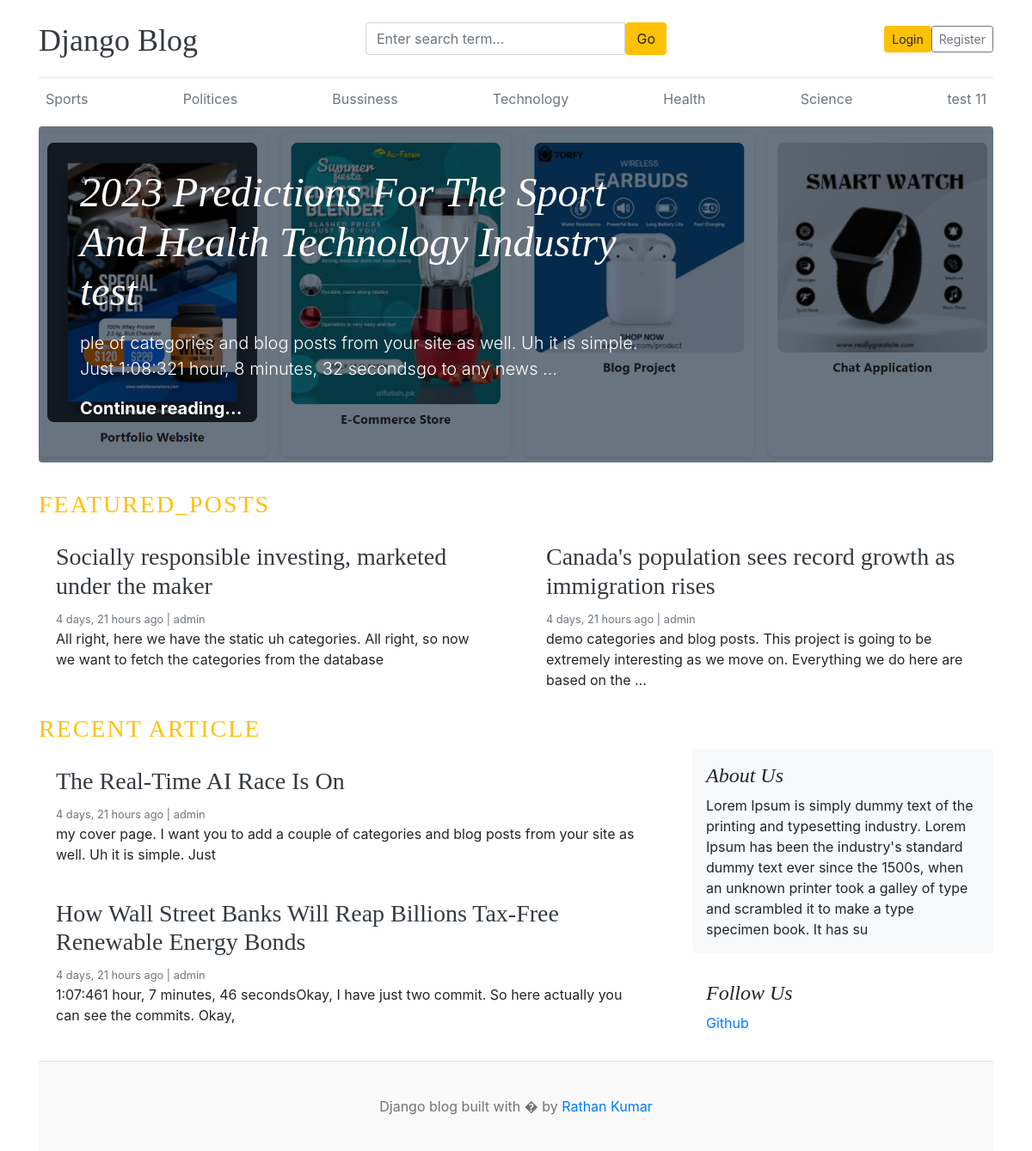
The page / on the database its author committed.
### blogs/models.py (models this page shows, shortened)
class Category(models.Model):
    category_name = models.CharField(max_length=50, unique=True)
    created_at = models.DateTimeField(auto_now_add=True)
    updated_at = models.DateTimeField(auto_now=True)
    class Meta:
        verbose_name_plural ="categoies"

class Blog(models.Model):
    title = models.CharField(max_length=100)
    slug = models.SlugField(max_length=120, unique=True)
    category = models.ForeignKey(Category,on_delete=models.CASCADE)
    author = models.ForeignKey(User, on_delete=models.CASCADE)
    featured_image = models.ImageField(upload_to='uploads/%y/%m%d')
    short_description = models.TextField(max_length=500)
    blog_body = models.TextField(max_length=2000)
    status = models.IntegerField(choices=STATUS_CHOIES, default=0)
    is_featured = models.BooleanField(default=False)
    created_at = models.DateTimeField(auto_now_add=True)
    updated_at = models.DateTimeField(auto_now=True)

### assignments/models.py (models this page shows, shortened)
class About(models.Model):
    about_heading = models.CharField(max_length=25)
    about_description = models.TextField(max_length=255)
    created_at = models.DateTimeField(auto_now_add=True)
    updated_at = models.DateTimeField(auto_now=True)
    class Meta:
        verbose_name_plural = 'About'

class SocialLink(models.Model):
    platform = models.CharField(max_length=25)
    link = models.URLField(max_length=100)
    created_at = models.DateTimeField(auto_now_add=True)
    updated_at = models.DateTimeField(auto_now=True)

### blog_main/views.py (the view)
# urls.py: 2. Add a URL to urlpatterns:  path('', views.home, name='home')
def home(request):
    featured_posts = Blog.objects.filter(is_featured=True).order_by('-updated_at')
    normal_posts = Blog.objects.filter(is_featured=False).order_by('-created_at')
    try:
        about = About.objects.get()
    except:
        about = None
    context = {
        'featured_posts': featured_posts,
        'posts': normal_posts,
        'about': about,
    }
    return render(request, 'home.html', context)

### blogs/context_processors.py (called while the page is built)
def get_categories(request):
    categories = Category.objects.all()
    return dict(categories=categories)

def get_social_links(request):
    social_links = SocialLink.objects.all()
    return dict(social_links=social_links)

### templates/home.html
{% extends 'base.html' %}
{% block content %}
    {% for post in featured_posts %}
    {% if forloop.first %}
    <div class="jumbotron p-3 p-md-5 text-white rounded bg-dark"
      style="background-image: url('{{ post.featured_image }}');background-blend-mode: overlay;background-size:cover;">
      <div class="col-md-8 px-0">
        <h1 class="display-4 font-italic">{{ post.title }}</h1>
        <p class="lead my-3">{{ post.short_description | truncatewords:25 }}</p>
        <p class="lead mb-0"><a href="{% url 'blogs' post.slug %}" class="text-white font-weight-bold">Continue reading...</a></p>
      </div>
    </div>
    {% endif %}
    {% endfor %}
    <h3 class="text-uppercase text-warning" style="letter-spacing: 2px;">Featured_posts</h3>
    <div class="row mb-2">
      {% for post in featured_posts %}
      {% if not forloop.first %}
      <div class="col-md-6">
        <div class="card border-0">
          <div class="card-body">
            <h3><a href="{% url 'blogs' post.slug %}" class="text-dark">{{ post.title }}</a></h3>
            <small class="mb-1 text-muted">{{ post.created_at | timesince }} ago | {{ post.author }}</small>
            <p class="card-text">{{ post.short_description | truncatewords:25 }}</p>
          </div>
        </div>
      </div>
      {% endif %}
      {% endfor %}
    </div>
    <h3 class="text-uppercase text-warning" style="letter-spacing: 2px;">Recent Article</h3>
    <main role="main" class="container p-0">
      <div class="row">
        <div class="col-md-8 blog-main">
          {% for post in posts %}
            <div class="card border-0">
              <div class="card-body">
                <h3><a href="{% url 'blogs' post.slug %}" class="text-dark">{{ post.title }}</a></h3>
                <small class="mb-1 text-muted">{{ post.created_at | timesince }} ago | {{ post.author }}</small>
                <p class="card-text">{{ post.short_description | truncatewords:25 }}</p>
              </div>
            </div>
            {% endfor %}
        </div>
        <aside class="col-md-4 blog-sidebar">
          <div class="p-3 mb-3 bg-light rounded">
            <h4 class="font-italic">{{ about.about_heading }}</h4>
            <p class="mb-0">{{ about.about_description }}</p>
          </div>
          {% if social_links %}
          <div class="p-3">
            <h4 class="font-italic">Follow Us</h4>
            <ol class="list-unstyled">
              {% for i in social_links %}
              <li><a href="{{ i.link }}" target="_blank">{{i.platform}}</a></li>
              {% endfor %}
            </ol>
          </div>
          {% endif %}
  </div>
 {% endblock %}

### templates/base.html (shortened to what this page needs)
{% load static %}
<!DOCTYPE html>
<html lang="en">
<head>
    <link href="https://getbootstrap.com/docs/4.0/dist/css/bootstrap.min.css" rel="stylesheet">
    <link href="{% static 'css/blog.css' %}" rel="stylesheet">
    <link rel="stylesheet" href="https://cdnjs.cloudflare.com/ajax/libs/font-awesome/4.7.0/css/font-awesome.min.css">
</head>
<body>
    <div class="container">
        <header class="blog-header py-3">
            <div class="row flex-nowrap justify-content-between align-items-center">
                <div class="col-4 pt-1">
                    <a class="blog-header-logo text-dark" href="/">Django Blog</a>
                </div>
                <div class="col-4">
                    <form action="{% url 'search' %}" method="GET">
                        <div class="input-group">
                            <input type="text" name="keyword" value="{{ keyword }}" class="form-control"
                                placeholder="Enter search term..." aria-label="Enter search">
                            <button class="btn btn-warning" id="button-search" type="submit">Go</button>
                        </div>
                    </form>
                </div>
                <div class="col-4 d-flex justify-content-end align-items-center">
                    {% if user.is_authenticated %}
                    <a class="btn btn-sm  me-2" href="{% url 'dashboard' %}">Dashboard</a>
                    <form action="{% url 'logout' %}" method="post" style="display:inline;">
                        {% csrf_token %}
                        <button type="submit" class="btn btn-sm">Logout</button>
                    </form>
                    {% else %}
                    <a class="btn btn-sm btn-warning" href="{% url 'login' %}">Login</a>
                    <a class="btn btn-sm btn-outline-secondary" href="{% url 'register' %}">Register</a>
                    {% endif %}
                </div>
            </div>
        </header>
        <div class="nav-scroller py-1 mb-2">
            <nav class="nav d-flex justify-content-between">
                {% for cat in categories %}
                <a class="p-2 text-muted" href="{% url 'posts_by_category' cat.id %}">{{ cat.category_name }}</a>
                {% endfor %}
            </nav>
        </div>
        {% block content %}
        {% endblock %}
        <footer class="blog-footer">
            <p>Django blog built with � by <a href="#">Rathan Kumar</a></p>
        </footer>
</body>
</html>

### static/css/blog.css (style rules this page uses)
.blog-header { border-bottom: 1px solid #e5e5e5; }
.blog-header-logo { font-family: "Playfair Display", Georgia, "Times New Roman", serif; font-size: 2.25rem; }
h1, h2, h3, h4, h5, h6 { font-family: "Playfair Display", Georgia, "Times New Roman", serif; }
.display-4 { font-size: 2.5rem; }
@media (min-width: 768px) { .display-4 { font-size: 3rem; } }
.blog-footer { padding: 2.5rem 0; color: #727272; text-align: center; background-color: #f9f9f9; border-top: .05rem solid #e5e5e5; }
.blog-footer p:last-child { margin-bottom: 0; }

### rows shown on the page
Category: category_name "Sports"
Category: category_name "Politices"
Category: category_name "Bussiness"
Category: category_name "Technology"
Category: category_name "Health"
Category: category_name "Science"
Category: category_name "test 11"
Blog: featured_image (picture), title "2023 Predictions For The Sport And Health Technology Industry test", short_description "ple of categories and blog posts from your site as well. Uh it is simple. Just 1:08:321 hour, 8 minutes, 32 secondsgo to any news …"
Blog: title "Socially responsible investing, marketed under the maker", created_at "4 days, 21 hours", author "admin", short_description "All right, here we have the static uh categories. All right, so now we want to fetch the categories from the database"
Blog: title "Canada's population sees record growth as immigration rises", created_at "4 days, 21 hours", author "admin", short_description "demo categories and blog posts. This project is going to be extremely interesting as we move on. Everything we do here are based on the …"
Blog: title "The Real-Time AI Race Is On", created_at "4 days, 21 hours", author "admin", short_description "my cover page. I want you to add a couple of categories and blog posts from your site as well. Uh it is simple. Just"
Blog: title "How Wall Street Banks Will Reap Billions Tax-Free Renewable Energy Bonds", created_at "4 days, 21 hours", author "admin", short_description "1:07:461 hour, 7 minutes, 46 secondsOkay, I have just two commit. So here actually you can see the commits. Okay,"
About: about_heading "About Us", about_description "Lorem Ipsum is simply dummy text of the printing and typesetting industry. Lorem Ipsum has been the industry's standard dummy text ever since the 1500s, when an unknown printer took a galley of type and scrambled it to make a type specimen book. It has su"
SocialLink: platform "Github"
